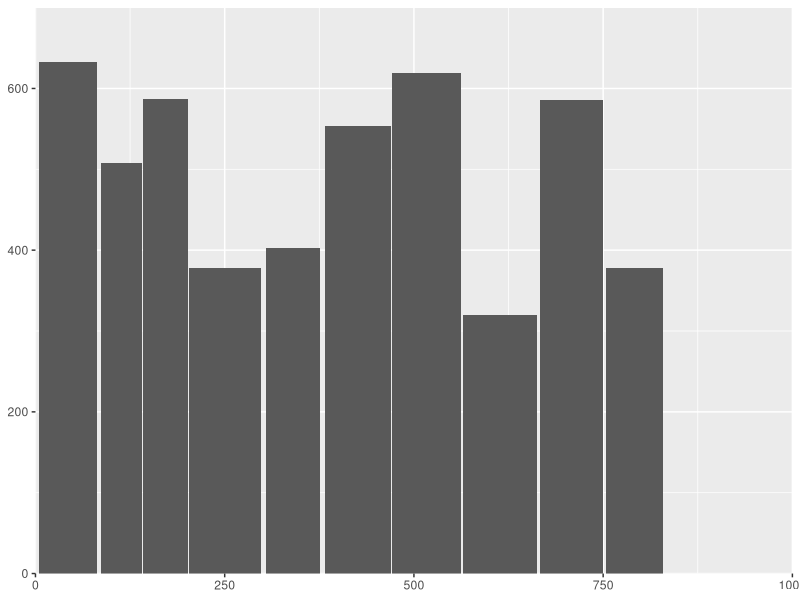

Generate this figure with R:
# https://www.tylerxhobbs.com/works/untitled-cityscape
library(tidyverse)
pallete <- c(
  "white",
  "#2144B6",
  "#F76C49",
  "#6F9283"
)


canvas_width <- 1000
canvas_height <- 700
min_bwidth <- 50
max_bwidth <- 100
min_bheight <- 200
max_bheight <- 700
n_builds <- 10



set.seed(10)
builds <- tibble(
  build_id = seq_len(n_builds),
  space_between = ((rnorm(n_builds) + 1) * 5) |> abs(),
  build_height = runif(n_builds, min = min_bheight, max = max_bheight),
  build_width = runif(n_builds, min = min_bwidth, max = max_bwidth)
)  %>% 
  mutate(
    xend = cumsum(build_width + space_between),
    xstart = xend - build_width,
    y = build_height
  )



builds %>% 
  ggplot() +
  geom_rect(
    aes(ymin = 0, ymax = y, xmax = xend, xmin = xstart)
  ) +
  coord_cartesian(
    xlim = c(0, canvas_width),
    ylim = c(0, canvas_height),
    expand = FALSE
  )
